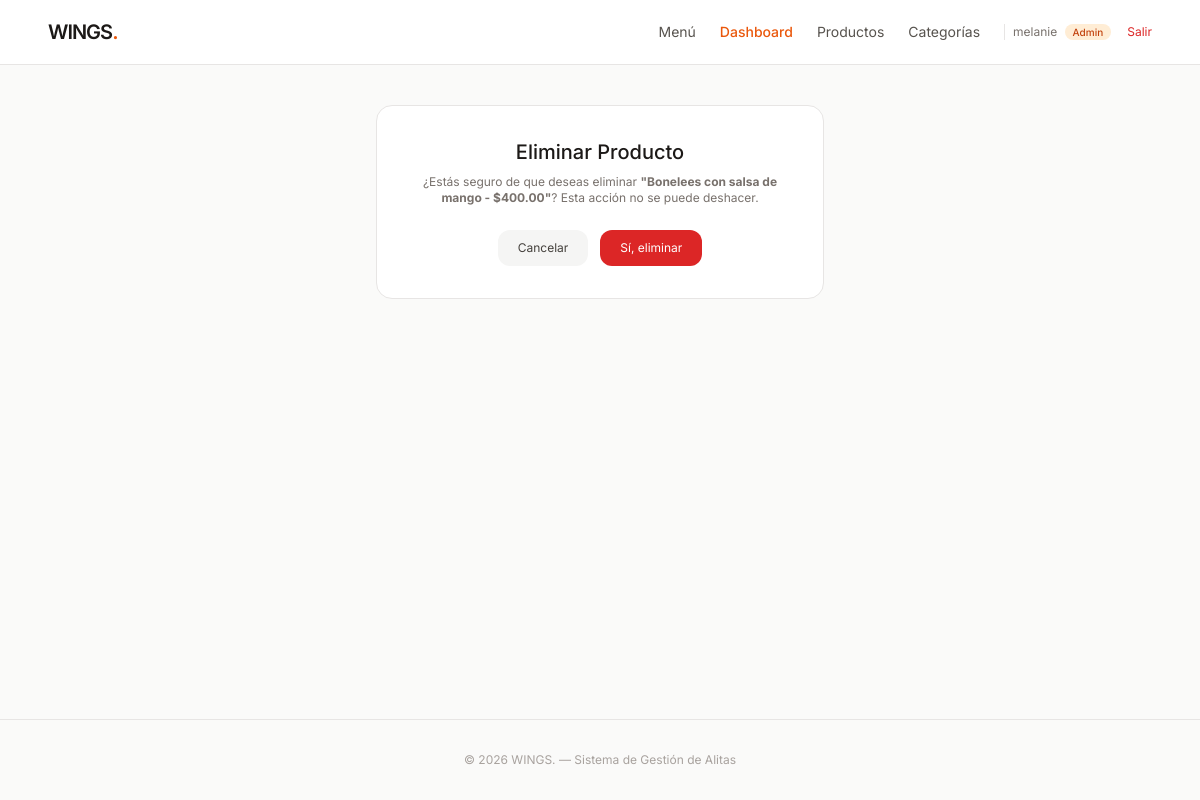
/panel/productos/eliminar/6/ (signed in), run on an earlier commit of the app's database.
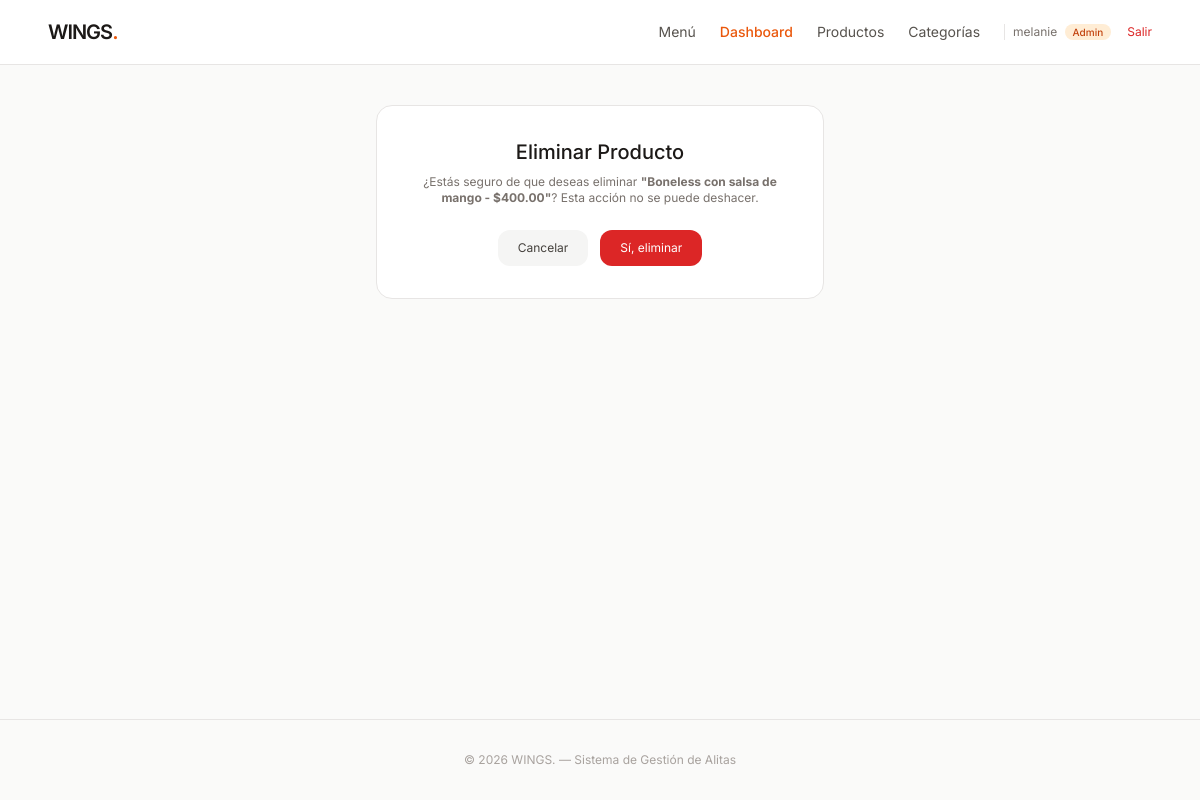
And on a later commit of the database.
### tienda/models.py (models this page shows)
class Producto(models.Model):
    nombre = models.CharField(max_length=100)
    descripcion = models.TextField(max_length=250)
    precio = models.DecimalField(max_digits=6, decimal_places=2)
    categoria = models.ForeignKey(Categoria, on_delete=models.CASCADE, related_name='productos')
    imagen = models.ImageField(upload_to='productos/', blank=True, null=True)
    disponible = models.BooleanField(default=True)
    def __str__(self):
        return f"{self.nombre} - ${self.precio}"

### tienda/views.py (the view)
# urls.py: path('panel/productos/eliminar/<int:pk>/', views.eliminar_producto, name='eliminar_producto'),
@user_passes_test(es_administrador, login_url='inicio')
def eliminar_producto(request, pk):
    producto = get_object_or_404(Producto, pk=pk)
    if request.method == 'POST':
        nombre = producto.nombre
        producto.delete()
        messages.success(request, f"Producto '{nombre}' eliminado permanentemente.")
        return redirect('lista_productos')
    return render(request, 'tienda/confirmar_eliminar.html', {'objeto': producto, 'tipo': 'Producto', 'url_cancelar': 'lista_productos'})

### tienda/views.py (called while the page is built)
def es_administrador(user):
    return user.is_authenticated and user.is_staff

### tienda/templates/tienda/confirmar_eliminar.html (shortened to what this page needs)
{% extends 'tienda/base.html' %}
{% block content %}
<div class="max-w-md mx-auto bg-white border border-stone-200 rounded-2xl p-8 text-center">
    <h1 class="text-xl font-medium text-stone-900 mb-2">Eliminar {{ tipo }}</h1>
    <p class="text-xs text-stone-500 mb-6">¿Estás seguro de que deseas eliminar <strong>"{{ objeto }}"</strong>? Esta acción no se puede deshacer.</p>
    <form method="POST" class="flex justify-center gap-3">
        <a href="{% url url_cancelar %}" class="text-xs bg-stone-100 text-stone-700 px-5 py-2.5 rounded-xl hover:bg-stone-200 transition">Cancelar</a>
        <button type="submit" class="text-xs bg-red-600 text-white px-5 py-2.5 rounded-xl hover:bg-red-700 transition">Sí, eliminar</button>
    </form>
</div>
{% endblock %}

What changed in the data, as far as the page shows it:
changed Producto: nombre+precio "Bonelees con salsa de mango - $400.00" → "Boneless con salsa de mango - $400.00"
